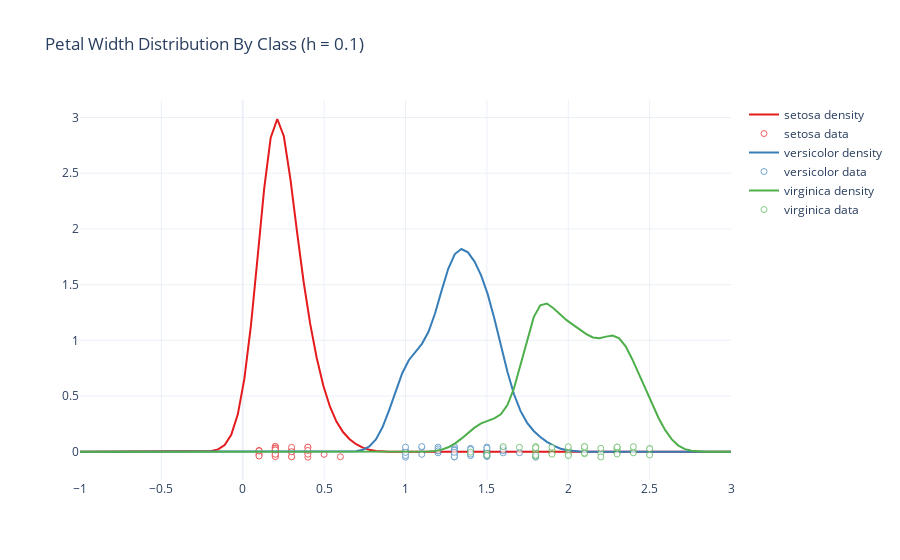

The code cell stored with this chart in its notebook:
### Code cell
species = ["setosa", "versicolor", "virginica"]
color_map: Dict[str, str] = dict(
    setosa = "#e41a1c",
    versicolor = "#377eb8",
    virginica = "#4daf4a"
) 
f10 = Parzen.plot1D(raw_data, np.linspace(-1, 3, 100), 3, 0.1, species, color_map)
f10.update_layout(title = "Petal Width Distribution By Class (h = 0.1)")
f10.show()
